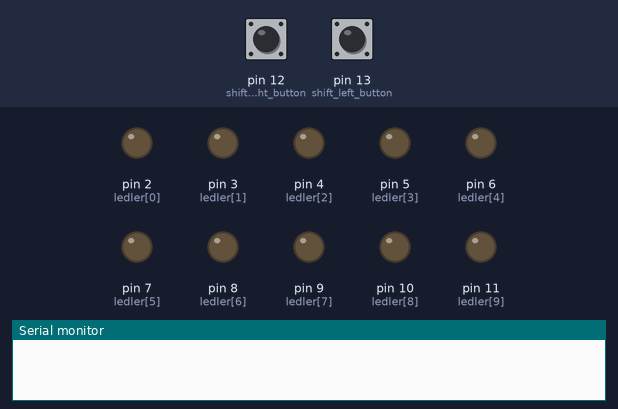
This sketch was run on a simulated Arduino Uno, built with avr-gcc and run on an emulated ATmega328P. Shown: output pins drawn as LEDs (lit = HIGH), the last lines printed to the serial monitor. Inputs (shaded band) come from the test bench; at power-on: pin 12 (shift_right_button) LOW, pin 13 (shift_left_button) LOW.

Above: at 1.2 s.
1.3 s: pin 12 (shift_right_button) pulled HIGH for 0.15 s
At 1.8 s:
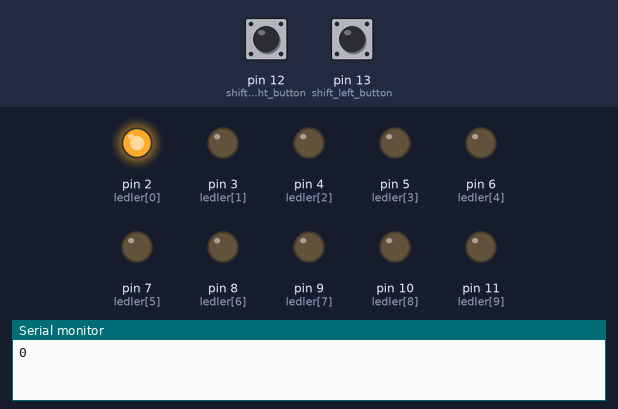
2.9 s: pin 12 (shift_right_button) pulled HIGH for 1 s
At 4.2 s:
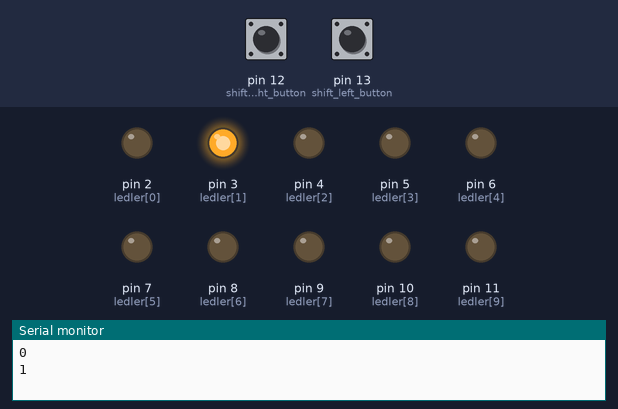
5.4 s: pin 12 (shift_right_button) pulled HIGH for 0.15 s
At 6.1 s:
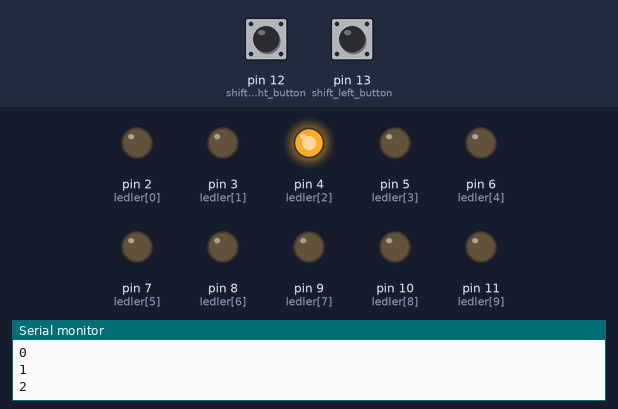
7.0 s: pin 12 (shift_right_button) pulled HIGH for 3.2 s
At 7.3 s:
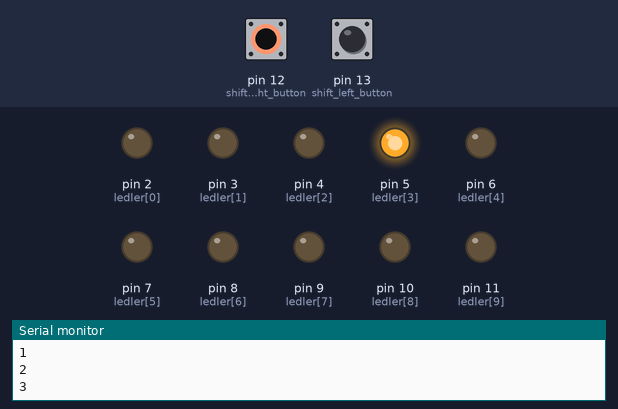
11.7 s: pin 12 (shift_right_button) pulled HIGH for 0.15 s
At 12.1 s:
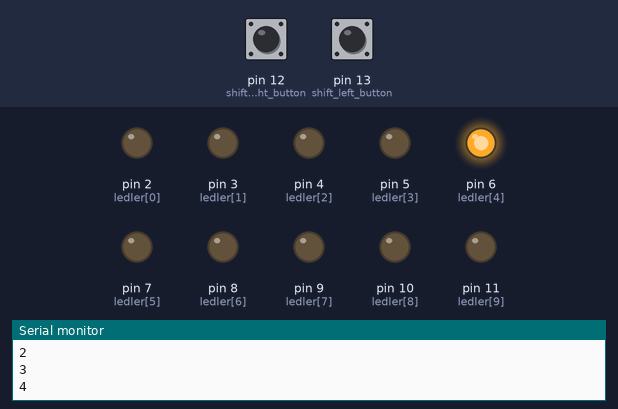
13.3 s: pin 12 (shift_right_button) pulled HIGH for 1 s
At 14.5 s:
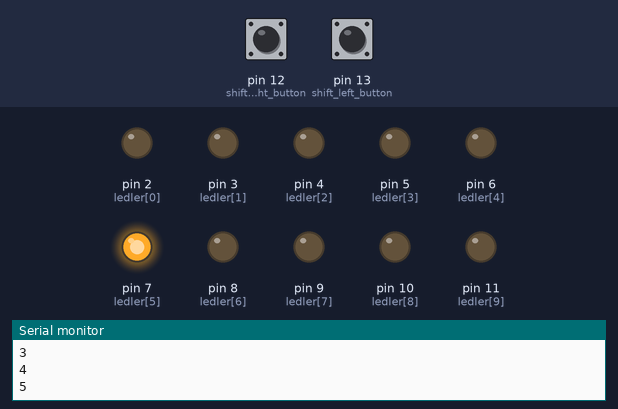
Timing chart, 0 to 16.3 s (numbered marks = the images above; inputs shaded):
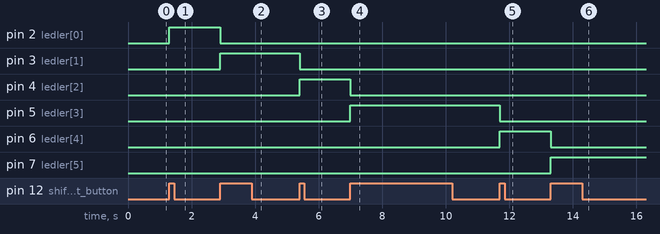

Measured:
- after the input at 1.3 s, pin 2 (ledler[0]): LOW → HIGH at once
- after the input at 2.9 s, pin 2 (ledler[0]): HIGH → LOW at once; pin 3 (ledler[1]): LOW → HIGH at once
- after the input at 5.4 s, pin 3 (ledler[1]): HIGH → LOW at once; pin 4 (ledler[2]): LOW → HIGH at once
- after the input at 7.0 s, pin 4 (ledler[2]): HIGH → LOW at once; pin 5 (ledler[3]): LOW → HIGH at once
- after the input at 11.7 s, pin 5 (ledler[3]): HIGH → LOW at once; pin 6 (ledler[4]): LOW → HIGH at once
- after the input at 13.3 s, pin 6 (ledler[4]): HIGH → LOW at once; pin 7 (ledler[5]): LOW → HIGH at once

The sketch:

sliding_leds_with_button.ino
```cpp
/*
   MUSTAFA TALHA GÜLLÜ

   Açıklama : Sağdan sola kayan ledler ile kolayca yapılabilen karaşimşek projesinin üstüne sadece iki buton ekleyerek
   basitçe bir butona basıldığında ledin sağa, diğer bir butona basıldığında ise ledin sola kaymasını sağlayan bir devre ve kodu.

*/


#define shift_right_button 12    //kaydırma için kullanacağımız butonu tanımlıyoruz
#define shift_left_button 13     //kaydırma için kullanacağımız ikinci butonu tanımlıyoruz

int indis = -1;                  //led dizininde hangi ledin yanması gerektiğini belirlemek için indis isimli değişkeni tanımlıyoruz
                                 //indisler 0'dan saymaya başladığı için ilk değer olarak -1 veriyoruz ki ilk indisin bağlı olduğu ledi yakmadan geçmeyelim :)

int status_right ;               //sağ butonun durumunu(0 veya 1, yani basılıp basılmadığı) tutan değişken
int status_left ;                //sol butonun durumunu(0 veya 1, yani basılıp basılmadığı) tutan değişken

int ledler[] = {2,3,4,5,6,7,8,9,10,11};      //dizi şeklinde ledlerin bağlı olduğu pinleri tanımlıyoruz

void setup()
{


  Serial.begin(9600);                    //serial ekranı başlatıyoruz

  pinMode(shift_right_button, INPUT);    //bağladığımız butonları ınput olarak tanımlıyoruz
  pinMode(shift_left_button, INPUT);     //bağladığımız butonları ınput olarak tanımlıyoruz


  for(int i=0; i<10; i++)                //ledleri tek tek çıkış olarak tanımlamak yerine for döngüsü ile daha hızlı ve kolay şekilde yapıyoruz
  {
    pinMode(ledler[i], OUTPUT);
  }


}

void loop()
{

  status_right = digitalRead(shift_right_button);    //butonlara digitalRead komutu ile basılıp basılmadığını okuyoruz ve durum değişkenine atıyoruz
  status_left = digitalRead(shift_left_button);      //butonlara digitalRead komutu ile basılıp basılmadığını okuyoruz ve durum değişkenine atıyoruz

  if(status_right == 1 && indis < 9)                 //sağa kaydırma butonuna basıldığı ve indisimiz dokuzuncu indisden küçük
                                                     //ise şartı ile sağa kaydırması ile ilgili şartı yazıyoruz
  {
    indis = indis+1;                                 //indisi yukarıda -1 olarak tanımlamıştık ve bir arttırarak ilk başlanğıçta sıfırıncı indisi yakıyoruz
    Serial.println(indis);                           //hangi indisdeki ledin yandığını görmek için serial ekrana yazdırıyoruz
    digitalWrite(ledler[indis],HIGH);                //indis durumuna göre hangi indisdeki ledin yanması ile ilgili komutumuz
    digitalWrite(ledler[indis-1],LOW);               //burada sonraki indisler için sağa kayarken bir önceki indisi söndürmesi ile ilgili komutumuz


      while(status_right == 1)                        //butona sürekli basılması veya basılı kalması durumunda sürekli basıldı komutu gitmesini
      {                                               //önlemek için while yapısı ile kontrol altına alıyoruz
       delay(10);
       status_right = digitalRead(shift_right_button);
      }
  }


  if (status_left == 1 && indis > 0)                  //sola kaydırma butonuna basıldığı ve indisimiz sıfırıncı indisden büyük
  {                                                   //ise şartı ile sola kaydırması ile ilgili şartı yazıyoruz

    indis = indis-1;                                  //ledler en sağa geldiğinde artık sola kayması için indisi azaltmamız gerekiyor
    Serial.println(indis);                            //hangi indisdeki ledin yandığını görmek için serial ekrana yazdırıyoruz
    digitalWrite(ledler[indis],HIGH);                 //indis durumuna göre hangi indisdeki ledin yanması ile ilgili komutumuz
    digitalWrite(ledler[indis+1],LOW);                //indisi azalttığımız için bu sefer bir önceki indisde (yani bir üst indis) yanan ledi söndürüyoruz.

       while(status_left == 1)                        //butona sürekli basılması veya basılı kalması durumunda sürekli basıldı komutu gitmesini
      {                                               //önlemek için while yapısı ile kontrol altına alıyoruz
      delay(10);
       status_left = digitalRead(shift_left_button);
      }
  }

}
```
